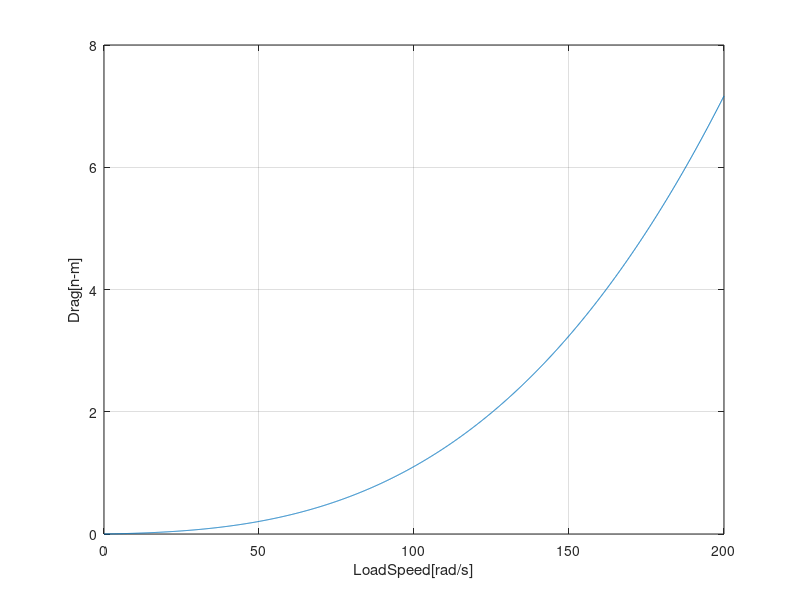
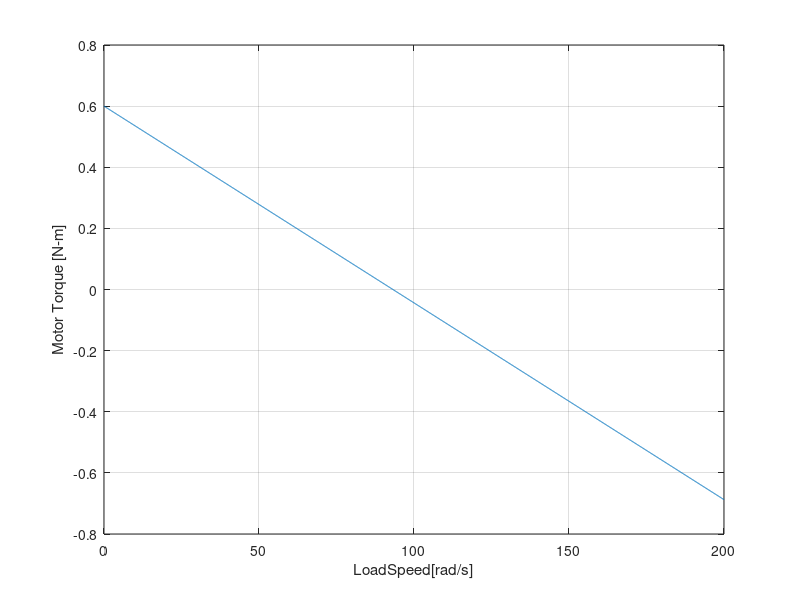
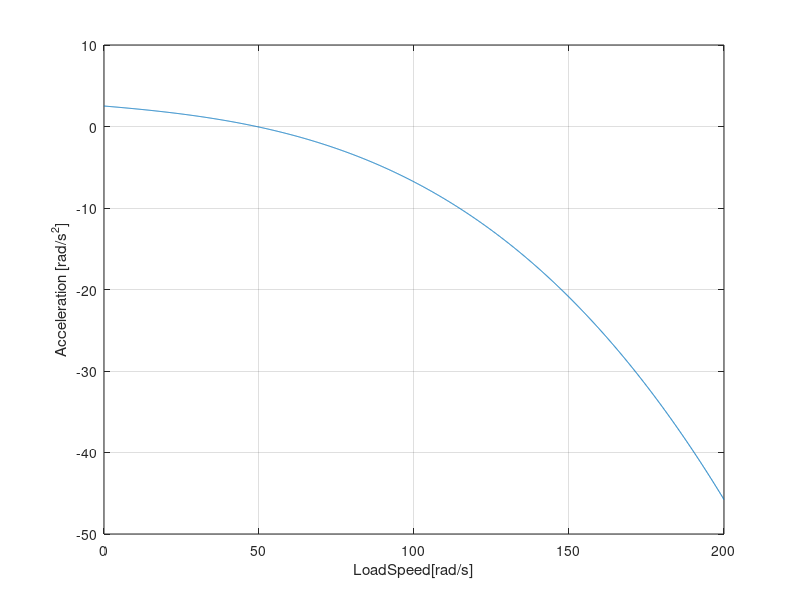

MATLAB code to generate these figures, in order: (Note: this script raises an error after producing the figures.)
function [MatrixAnswers] = me71transmission()
clc, clear all, close all
%% Code to study models for transmission design
% Written by Brad Saund for ME71 at Caltech
% Created from previous code for ME71 Transmission Contest
% April 2012
% brad.saund@gmail.com
%% Transmission simulation
% This code is intended to aid in determining the best gear ratio for your
% transmission in the ME71 Transmission Contest. The rules should be
% described in detail in another handout, but here is a brief description.
% % A motor powers your transmission which powers a bicycle wheel. The wheel
% is connected to a computer which records the speed of the wheel. The
% simulation runs for Tmax (generally 180) seconds. Your score is the max
% speed of the wheel (in RPM) divided by the time (in seconds) it takes the
% wheel to reach 250 RPM. %
% The first two variables are user defined, and are based on your
% transmission. % Gear Ratio is the Gear Ratio of your transmission. A gear ratio > 1
% indicates the electric motor will be spinning faster than the bicycle
% wheel (which is generally the way you want to go).
% mu is the estimated efficiency of your transmission. In reality mu
% depends on what type of gearing is used (metal gears, plastic gears,
% belts, friction...) and losses from bearings or bushings. Mu may vary
% between 40% and 85% between different groups. (Hopefully no one has a mu
% of 0...)
%
% Many of the global variables and a,b,c in WheelDrag() are experimentally
% measured based on the setup in the shop. You may make your own
% measurements to try to get more accurate numbers, though these should be
% close.
%% Instructions
% Goal - Determine the optimal transmission coefficient for your
% transmission
% % 1. Make sure all of the experimentally determined values are correct.
% These are the global variables as well as a,b,and c in the function % WheelDrag
%
% 2. Look at and understand the 5 plots currently outputed. Matlab will
% use the data in these graphs, but you should be familiar with these
% curves. Note: "Load" refers to the bicycle wheel. Look at the code for % plot[Drag,Torque,Accel,Profiles,Efficiency]. Try changing OmegaLoad to
% just focus on the most important region. Note that OmegaLoad is in rad/s.
% % 3. With GearRatio=1 and mu=1, we have a bar connecting the motor and
% wheel (although even a bar would not have efficiency of exactly 1).
% Change GearRatio and mu to model a transmission and try to get a good % score. Use the function TransmissionScore to calculate your score. % Look at the code to see how it does this.
%
% 4. When using computers, we don't want to have to try different gear
% ratios and mus by hand, we want the computer to do it. Look at the
% function plotScores. Give it a reasonable input that will tell you your
% optimal gear ratio. %
% 5. In practice you may not be able to get this exact gear ratio. After % you decide on a gear ratio, recalculate what your score will be given
% different efficiencies. % % 6. Lastly, once your transmission is complete and you run it on the setup
% and get a score, figure out the efficiency of your transmission.
 
%%%%%%%%%
%You will want to change these values
GearRatio = 4
mu = .7;
GearRatioVector = 1:12
muVector = [.7,.7,.7,.7,.7,.7,.7,.7,.7,.7, .7,.7]
%%%%%%%%%
RatedV = 24;
OperatingV = 24;
global RPMtoRAD;
RPMtoRAD = 2*pi/60.0;
global Tmax;
Tmax = 240;
%%%%%%%%%%%%
%These values are specific to the test setup
%Verify they are correct
global StallTorque; %N-m
StallTorque = (OperatingV/RatedV)*.150;
global OmegaNoLoad; %rad/s
OmegaNoLoad = (OperatingV/RatedV)*3560 * RPMtoRAD;
global WheelInertia; %kg-m/s^2
WheelInertia = 0.167;
global MotorInertia; %kg-m/s^2
MotorInertia = 0.0000065;
%%%%%%%%%%%%%%
 
 
plotDrag()
plotTorque(GearRatio)
plotAccel(GearRatio,mu)
plotProfiles(GearRatio,mu)
plotEfficiency(GearRatio,[.5,.6,.7,.8])
%plotScores(.125:.125:2,[.6,.6,.6,.6,.6,.6,.6,.6,.6,.6])
plotMaxSpeed(GearRatioVector,muVector)
plotFastest250(GearRatioVector,muVector)
%MatrixAnswers = zeros(1,10);
%     function [MatrixAnswers] = test()
%for i=1:40
%MatrixAnswers(1, i) = MaxSpeed(i,mu);
%MatrixAnswers(2, i) = TimeTo250RPM(i,mu);
%end
%%%%%%%%%%%%%%%%%%%%%%%%%%%%%%%%%%%%%%%%%%%%%%%%%%%%%%
function [drag] = WheelDrag(OmegaLoad)
% Returns the Drag of the Wheel at angular velocity OmegaLoad
% Drag is in n-m, velocity is in rad/s
%%%%%%%%%%%
%These values are specific to the test setup
%Verify they are correct
a = 0.0008407562206332089;
b = 0.000029056995549246232;
c = 7.296169057915168*10^-7;
drag = a*OmegaLoad+b*OmegaLoad^2+c*OmegaLoad^3;
%%%%%%%%%%%
end
function [accel] = Acceleration(OmegaLoad, GearRatio,mu)
% Returns the Acceleration of the wheel at angular velocity % OmegaLoad at a specific gear ratio and mu.
accel = (mu*GearRatio*MotorTorque(GearRatio.*OmegaLoad)-WheelDrag(OmegaLoad))/(GearRatio^2*MotorInertia + WheelInertia);
end
function [torque] = MotorTorque(OmegaMotor)
% Returns the Torque generated by the motor at motor angular
% velocity
% Torque is in n-m, velocity is in rad/s
torque = StallTorque * (1 - OmegaMotor/OmegaNoLoad);
end
function root = MaxSpeed(GearRatio,mu)
% Returns the Max Speed in rad/s of a wheel at a given gear ratio
% and mu
%This is found by setting the drag equal to the force from the
%motor
root = fzero(@(OmegaLoad) WheelDrag(OmegaLoad)-mu*GearRatio*MotorTorque(GearRatio*OmegaLoad),0);
end
function [T,Y] = CreateProfile(GearRatio,mu)
%Returns time and angular velocity (rad/s) of a wheel starting from
%rest with a given gear ratio
%This numerically solves the equation
%d^2w/dt^2 = (torque - drag)/Inertia
%T and Y are the time and angular velocity vectors of the
%numberical solution of the bicycle wheel for this particular
%transmission
[T,Y] = ode45(@Omega,[0:.3:Tmax],[0],[],GearRatio,mu);
function dy = Omega(t,y,GearRatio,mu)
dy = Acceleration(y,GearRatio,mu);
end
end
function t250 = TimeTo250RPM(GearRaio,mu)
%Returns the time it takes for the wheel to read 250RPM or TMax if
%the wheel never reaches 250RPM
[T,Y]=CreateProfile(GearRaio,mu);
%Interpolate to find the time when 250 RPM is reached
%This time cannot be greater than Tmax
t250=min(interp1(Y,T,250*RPMtoRAD),Tmax);
end
function score = TransmissionScore(GearRatio,mu)
%Returns the Score of the transmission which is %MaxSpeed in RPM / Time to 250 RPM
N=MaxSpeed(GearRatio,mu)/RPMtoRAD;
T=TimeTo250RPM(GearRatio,mu);
score=N/T;
end
%%%%%%%%%%%%%%%%%%%%%%%%%%%%%%%%%%%%%%%%%%%%%%%%%%%%%%%%%
%% The Following Functions help create various plots
function plotDrag()
%Angular velocities plotted
Omegaload = 0:.1:200;
figure('Name', 'Wheel Drag v Speed');
plot(Omegaload, arrayfun(@WheelDrag,Omegaload))
xlabel('LoadSpeed[rad/s]');
ylabel('Drag[n-m]');
grid on
end
function plotTorque(GearRatio)
%Angular velocities plotted
Omegaload = 0:.1:200;
figure('Name', 'Torque v Speed');
plot(Omegaload,GearRatio*arrayfun(@MotorTorque,(GearRatio.*Omegaload)))
xlabel('LoadSpeed[rad/s]');
ylabel('Motor Torque [N-m]');
grid on
end
function plotAccel(GearRatio,mu)
%Angular velocities plotted
Omegaload = 0:.1:200;
figure('Name','Accel v Speed');
plot(Omegaload,arrayfun(@Acceleration,Omegaload,GearRatio*ones(size(Omegaload)),mu*ones(size(Omegaload))))
xlabel('LoadSpeed[rad/s]');
ylabel('Acceleration [rad/s^2]');
grid on
end
function plotProfiles(GearRatios,mu)
%Plots Speed v Time for a vector of different gear ratios
figure('Name', ['Speed v Time for various Gear Ratios with an efficiency of ' num2str(mu)]);
for i=1:length(GearRatios)
[T,Y] = CreateProfile(GearRatios(i),mu);
plot(T,1/RPMtoRAD*Y);
hold on
end
xlabel('Time [s]');
ylabel('Load Speed [RPM]');
title('Load Velocity vs. Time for various gear ratios');
end
function plotEfficiency(GearRatio,mus)
%Plots Speed v Time for a specific gear ratio with different
%efficiencies
figure('Name', ['Speed v Time for various efficiencies with a gear ratio of ' num2str(GearRatio)]);
for i=1:length(mus)
[T,Y] = CreateProfile(GearRatio,mus(i));
plot(T,1/RPMtoRAD*Y);
hold on
end
xlabel('Time [s]');
ylabel('Load Speed [RPM]');
title('Load Velocity vs. Time for various efficiencies');
end
function plotScores(GearRatios,mus)
%Plots scores v gear ratios for a variety of efficiencies
%It also gives the maximum gear ratio at each efficiency
%This function can take some time to run
fprintf('\nIn this set, the optimal gear ratio for mu of:\n')
figure('Name','Scores for Various Gear Ratios and Efficiencies')
hold on
scores=zeros(1,length(GearRatios));
for i=1:length(mus)
for j=1:length(GearRatios)
scores(j)=TransmissionScore(GearRatios(j),mus(i));
end
plot(GearRatios,scores)
%find the index of the best score at this efficiency
[s maxindex]=max(scores);
fprintf([num2str(mus(i)) ' is ' num2str(GearRatios(maxindex)) '\n'])
end
xlabel('Gear Ratio');
ylabel('Score');
title('Scores for various Gear Ratios and Efficiencies');
end


function plotMaxSpeed(GearRatios,mus)
figure('Name','Max speeds for various gear ratios')
hold on
for i=1:length(mus)
for j=1:length(GearRatios)
MaxSpeeds(j)=MaxSpeed(GearRatios(j),mus(i));
end
plot(GearRatios,MaxSpeeds)
end
xlabel('Gear Ratio');
ylabel('Max Speed (rad/s)');
title('Max Speed as a Function of the Gear Ratio');
end


function plotFastest250(GearRatios,mus)
figure('Name','Times to 250rpm for various gear ratios')
hold on
for i=1:length(mus)
for j=1:length(GearRatios)
timeTo250(j)=TimeTo250RPM(GearRatios(j),mus(i));
end
plot(GearRatios,timeTo250)
end
xlabel('Gear Ratio');
ylabel('Time to 250 RPM (s)');
title('Time to 250RPM as a Function of the Gear Ratio');
end

end
